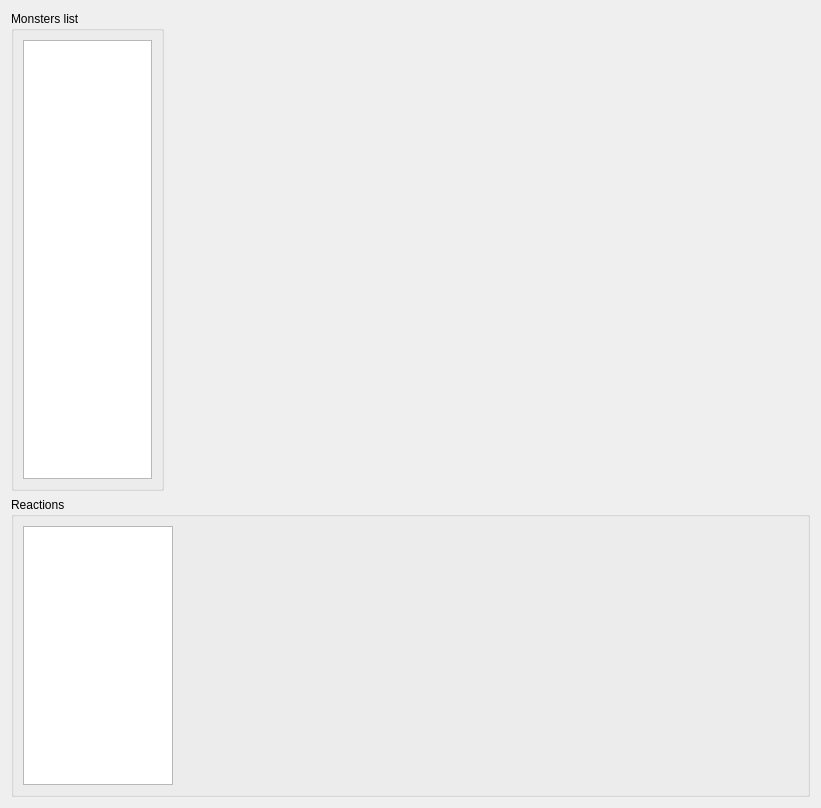
               <widget class="QWidget" name="scrollAreaWidgetContents_5">
                <property name="geometry">
                 <rect>
                  <x>0</x>
                  <y>0</y>
                  <width>821</width>
                  <height>808</height>
                 </rect>
                </property>
                <layout class="QGridLayout" name="gridLayout_36">
                 <item row="0" column="0">
                  <layout class="QVBoxLayout" name="verticalLayout_14" stretch="0,1">
                   <item>
                    <layout class="QHBoxLayout" name="horizontalLayout_2" stretch="0,1,0">
                     <item>
                      <widget class="QGroupBox" name="groupBoxMonstersList">
                       <property name="enabled">
                        <bool>true</bool>
                       </property>
                       <property name="title">
                        <string>Monsters list</string>
                       </property>
                       <layout class="QGridLayout" name="gridLayout">
                        <item row="0" column="0">
                         <widget class="WidgetSuperTree" name="treeViewMonstersList">
                          <property name="maximumSize">
                           <size>
                            <width>16777215</width>
                            <height>16777215</height>
                           </size>
                          </property>
                          <property name="indentation">
                           <number>0</number>
                          </property>
                         </widget>
                        </item>
                       </layout>
                      </widget>
                     </item>
                     <item>
                      <spacer name="horizontalSpacer_2">
                       <property name="orientation">
                        <enum>Qt::Horizontal</enum>
                       </property>
                       <property name="sizeHint" stdset="0">
                        <size>
                         <width>0</width>
                         <height>0</height>
                        </size>
                       </property>
                      </spacer>
                     </item>
                     <item>
                      <widget class="WidgetPreviewTroop" name="widgetPreviewTroops" native="true">
                       <property name="minimumSize">
                        <size>
                         <width>640</width>
                         <height>480</height>
                        </size>
                       </property>
                      </widget>
                     </item>
                    </layout>
                   </item>
                   <item>
                    <widget class="QGroupBox" name="groupBoxTroopsReactions">
                     <property name="enabled">
                      <bool>true</bool>
                     </property>
                     <property name="minimumSize">
                      <size>
                       <width>0</width>
                       <height>300</height>
                      </size>
                     </property>
                     <property name="maximumSize">
                      <size>
                       <width>16777215</width>
                       <height>16777215</height>
                      </size>
                     </property>
                     <property name="title">
                      <string>Reactions</string>
                     </property>
                     <layout class="QGridLayout" name="gridLayout_33">
                      <item row="0" column="0">
                       <layout class="QHBoxLayout" name="horizontalLayout_20" stretch="0,1">
                        <item>
                         <widget class="WidgetSuperTree" name="treeViewTroopReaction">
                          <property name="minimumSize">
                           <size>
                            <width>150</width>
                            <height>0</height>
                           </size>
                          </property>
                          <property name="maximumSize">
                           <size>
                            <width>150</width>
                            <height>16777215</height>
                           </size>
                          </property>
                          <property name="verticalScrollBarPolicy">
                           <enum>Qt::ScrollBarAsNeeded</enum>
                          </property>
                          <property name="horizontalScrollBarPolicy">
                           <enum>Qt::ScrollBarAlwaysOff</enum>
                          </property>
                          <property name="editTriggers">
                           <set>QAbstractItemView::NoEditTriggers</set>
                          </property>
                          <property name="showDropIndicator" stdset="0">
                           <bool>false</bool>
                          </property>
                          <property name="indentation">
                           <number>0</number>
                          </property>
                          <attribute name="headerVisible">
                           <bool>false</bool>
                          </attribute>
                          <attribute name="headerMinimumSectionSize">
                           <number>1</number>
                          </attribute>
                          <attribute name="headerDefaultSectionSize">
                           <number>57</number>
                          </attribute>
                          <attribute name="headerStretchLastSection">
                           <bool>true</bool>
                          </attribute>
                         </widget>
                        </item>
                        <item>
                         <widget class="PanelTroopReaction" name="panelTroopReaction" native="true">
                          <property name="enabled">
                           <bool>false</bool>
                          </property>
                         </widget>
                        </item>
                       </layout>
                      </item>
                     </layout>
                    </widget>
                   </item>
                  </layout>
                 </item>
                </layout>
               </widget>
